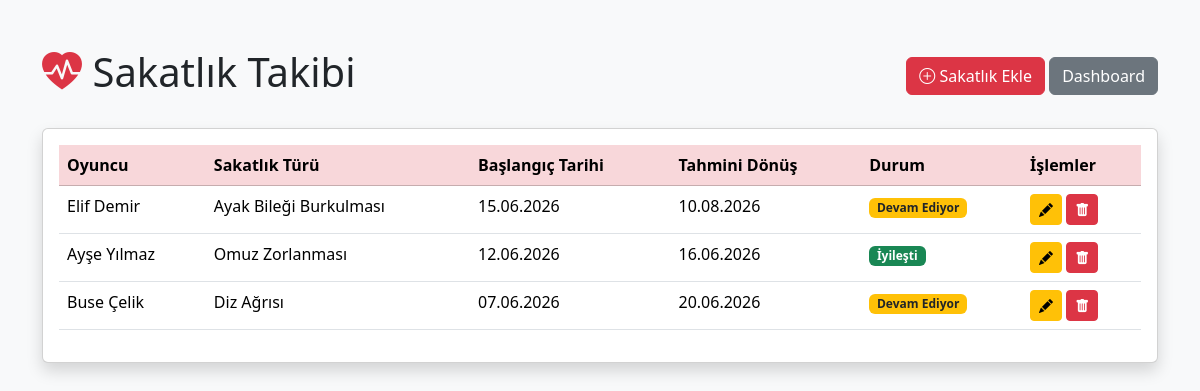
/injuries.php (signed in), run on the app's committed database.
### tables this page shows
CREATE TABLE `injuries` (
  `id` int(11) NOT NULL,
  `player_id` int(11) NOT NULL,
  `injury_type` varchar(100) NOT NULL,
  `injury_date` date NOT NULL,
  `treatment_plan` text DEFAULT NULL,
  `expected_return_date` date DEFAULT NULL,
  `status` enum('devam ediyor','iyileşti') DEFAULT 'devam ediyor',
  `notes` text DEFAULT NULL,
  `created_at` timestamp NOT NULL DEFAULT current_timestamp()
);

CREATE TABLE `players` (
  `id` int(11) NOT NULL,
  `full_name` varchar(100) NOT NULL,
  `position` enum('Pasör','Smaçör','Orta Oyuncu','Libero','Pasör Çaprazı') NOT NULL,
  `jersey_number` int(11) NOT NULL,
  `height` int(11) NOT NULL,
  `birth_date` date NOT NULL,
  `created_by` int(11) DEFAULT NULL
);

### injuries.php (the view, shortened to what this page needs)
<?php
$role = $_SESSION['role'];
include 'config/db.php';
$sql = "
SELECT
    i.id,
    p.full_name,
    i.injury_type,
    i.injury_date,
    i.expected_return_date,
    i.status
FROM injuries i
JOIN players p ON i.player_id = p.id
ORDER BY i.injury_date DESC
";
$result = $conn->query($sql);
?>
<!DOCTYPE html>
<html lang="tr">
<head>
    <link href="https://cdn.jsdelivr.net/npm/bootstrap@5.3.7/dist/css/bootstrap.min.css" rel="stylesheet">
    <link rel="stylesheet"
          href="https://cdn.jsdelivr.net/npm/bootstrap-icons@1.11.3/font/bootstrap-icons.min.css">
</head>
<body class="bg-light">
<div class="container mt-5">
    <div class="d-flex justify-content-between align-items-center mb-4">
        <h1>
            <i class="bi bi-heart-pulse-fill text-danger"></i>
            Sakatlık Takibi
        </h1>
        <div>
            <?php if($role == 'physiotherapist'): ?>
            <a href="add_injury.php" class="btn btn-danger">
                <i class="bi bi-plus-circle"></i>
                Sakatlık Ekle
            </a>
            <?php endif; ?>
            <a href="dashboard.php" class="btn btn-secondary">
                Dashboard
            </a>
        </div>
    </div>
    <div class="card shadow">
        <div class="card-body">
            <table class="table table-hover">
                <thead class="table-danger">
                    <tr>
                        <th>Oyuncu</th>
                        <th>Sakatlık Türü</th>
                        <th>Başlangıç Tarihi</th>
                        <th>Tahmini Dönüş</th>
                        <th>Durum</th>
                        <?php if($role == 'physiotherapist'): ?>
                            <th>İşlemler</th>
                        <?php endif; ?>
                    </tr>
                </thead>
                <tbody>
                <?php while($injury = $result->fetch_assoc()): ?>
<tr>
    <td><?= htmlspecialchars($injury['full_name']) ?></td>
    <td><?= htmlspecialchars($injury['injury_type']) ?></td>
    <td><?= date('d.m.Y', strtotime($injury['injury_date'])) ?></td>
    <td><?= date('d.m.Y', strtotime($injury['expected_return_date'])) ?></td>
    <td>
        <?php if($injury['status'] == 'iyileşti'): ?>
            <span class="badge bg-success">
                İyileşti
            </span>
        <?php else: ?>
            <span class="badge bg-warning text-dark">
                Devam Ediyor
            </span>
        <?php endif; ?>
    </td>
    <?php if($role == 'physiotherapist'): ?>
    <td>
        <a href="edit_injury.php?id=<?= $injury['id'] ?>"
           class="btn btn-warning btn-sm">
            <i class="bi bi-pencil-fill"></i>
        </a>
        <a href="delete_injury.php?id=<?= $injury['id'] ?>"
           class="btn btn-danger btn-sm"
           onclick="return confirm('Emin misiniz?')">
            <i class="bi bi-trash-fill"></i>
        </a>
    </td>
    <?php endif; ?>
</tr>
<?php endwhile; ?>
</tbody>
</table>
</div>
</div>
</div>
</body>
</html>

### data on the page
injuries: player.full_name "Elif Demir", injury_type "Ayak Bileği Burkulması", injury_date "15.06.2026", expected_return_date "10.08.2026", status "Devam Ediyor"
injuries: player.full_name "Ayşe Yılmaz", injury_type "Omuz Zorlanması", injury_date "12.06.2026", expected_return_date "16.06.2026", status "İyileşti"
injuries: player.full_name "Buse Çelik", injury_type "Diz Ağrısı", injury_date "07.06.2026", expected_return_date "20.06.2026", status "Devam Ediyor"
